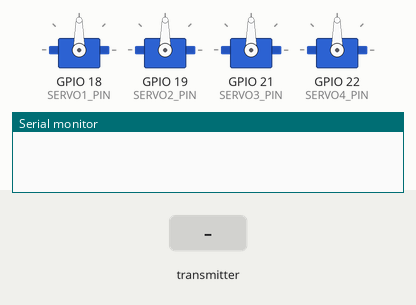
The sketch below on a simulated ESP32. On the bench: 4 × servo, the last lines printed to the serial monitor. Inputs (shaded band) come from the test bench.

Above: at 1.2 s.
1.3 s: the transmitter starts sending servo1 = 0
At 1.6 s:
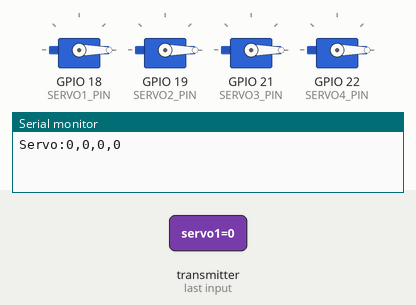
2.8 s: the transmitter starts sending servo2 = 45
At 4.0 s:
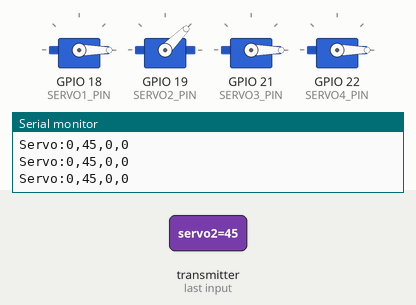
4.3 s: the transmitter starts sending servo3 = 45
At 5.1 s:
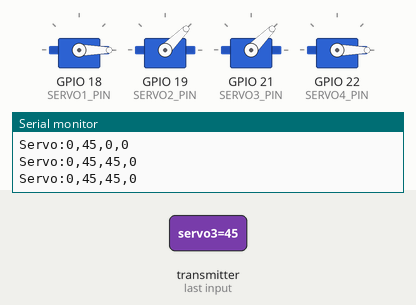
5.8 s: the transmitter starts sending servo4 = 45
At 6.3 s:
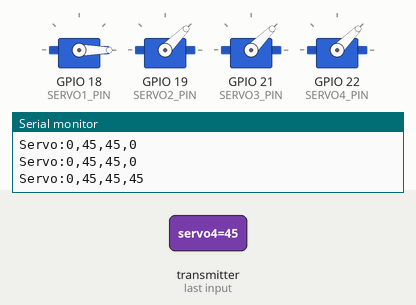
7.3 s: the transmitter starts sending servo1 = 45
At 8.5 s:
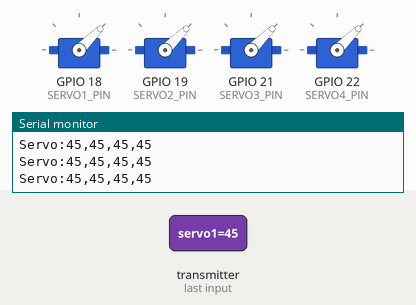
8.8 s: the transmitter starts sending servo2 = 0
At 9.7 s:
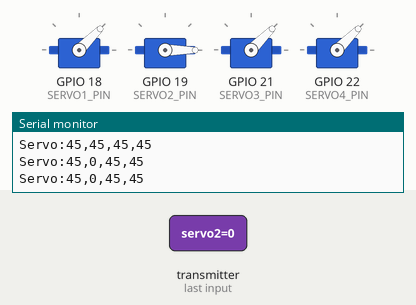
Timing chart, 0 to 11.3 s (numbered marks = the images above; inputs shaded):
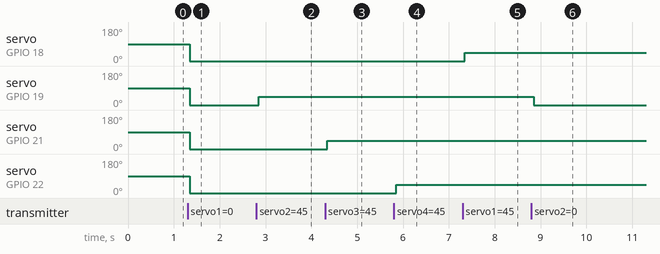

The sketch:

receviver_v0.1.ino
```cpp
#include <WiFi.h>
#include <esp_now.h>
#include <ESP32Servo.h>


Servo servo1;
Servo servo2;
Servo servo3;
Servo servo4;

int cnt = 0;

#define SERVO1_PIN 18
#define SERVO2_PIN 19
#define SERVO3_PIN 21
#define SERVO4_PIN 22
#define SENSOR 4
int trig = 1;

typedef struct {

  int servo1;
  int servo2;
  int servo3;
  int servo4;

} ServoData;


ServoData data;


void OnDataRecv(
const uint8_t * mac,
const uint8_t *incomingData,
int len)

{

  memcpy(&data, incomingData, sizeof(data));


  servo1.write(data.servo1);
  servo2.write(data.servo2);
  servo3.write(data.servo3);
  servo4.write(data.servo4);


  Serial.print("Servo:");

  Serial.print(data.servo1);
  Serial.print(",");
  Serial.print(data.servo2);
  Serial.print(",");
  Serial.print(data.servo3);
  Serial.print(",");
  Serial.println(data.servo4);

}


void setup() {


  Serial.begin(115200);


  servo1.attach(SERVO1_PIN);
  servo2.attach(SERVO2_PIN);
  servo3.attach(SERVO3_PIN);
  servo4.attach(SERVO4_PIN);
  // servo1.write(30);
  // servo2.write(30);
  // servo3.write(30);
  // servo4.write(30);
  // delay(2000);
  // while(1){
  //   servo1.write(90);
  //   servo2.write(90);
  //   servo3.write(90);
  //   servo4.write(90);
  // }
  // pinMode(SENSOR, INPUT);
  // while(trig){
  //   if(analogRead(SENSOR) > 200) trig = 0;
  // }


  WiFi.mode(WIFI_STA);


  if(esp_now_init()!=ESP_OK)
  {
    Serial.println("ESP-NOW Failed");
    return;
  }


  esp_now_register_recv_cb(OnDataRecv);


}


void loop()
{

}
```

Measured:
- after the input at 1.3 s, servo on GPIO 18 (SERVO1_PIN), servo on GPIO 19 (SERVO2_PIN), servo on GPIO 21 (SERVO3_PIN), servo on GPIO 22 (SERVO4_PIN): 90° → 0° after 0.05 s
- after the input at 2.8 s, servo on GPIO 19 (SERVO2_PIN): 0° → 45° after 0.05 s
- after the input at 4.3 s, servo on GPIO 21 (SERVO3_PIN): 0° → 45° after 0.05 s
- after the input at 5.8 s, servo on GPIO 22 (SERVO4_PIN): 0° → 45° after 0.05 s
- after the input at 7.3 s, servo on GPIO 18 (SERVO1_PIN): 0° → 45° after 0.05 s
- after the input at 8.8 s, servo on GPIO 19 (SERVO2_PIN): 45° → 0° after 0.05 s
